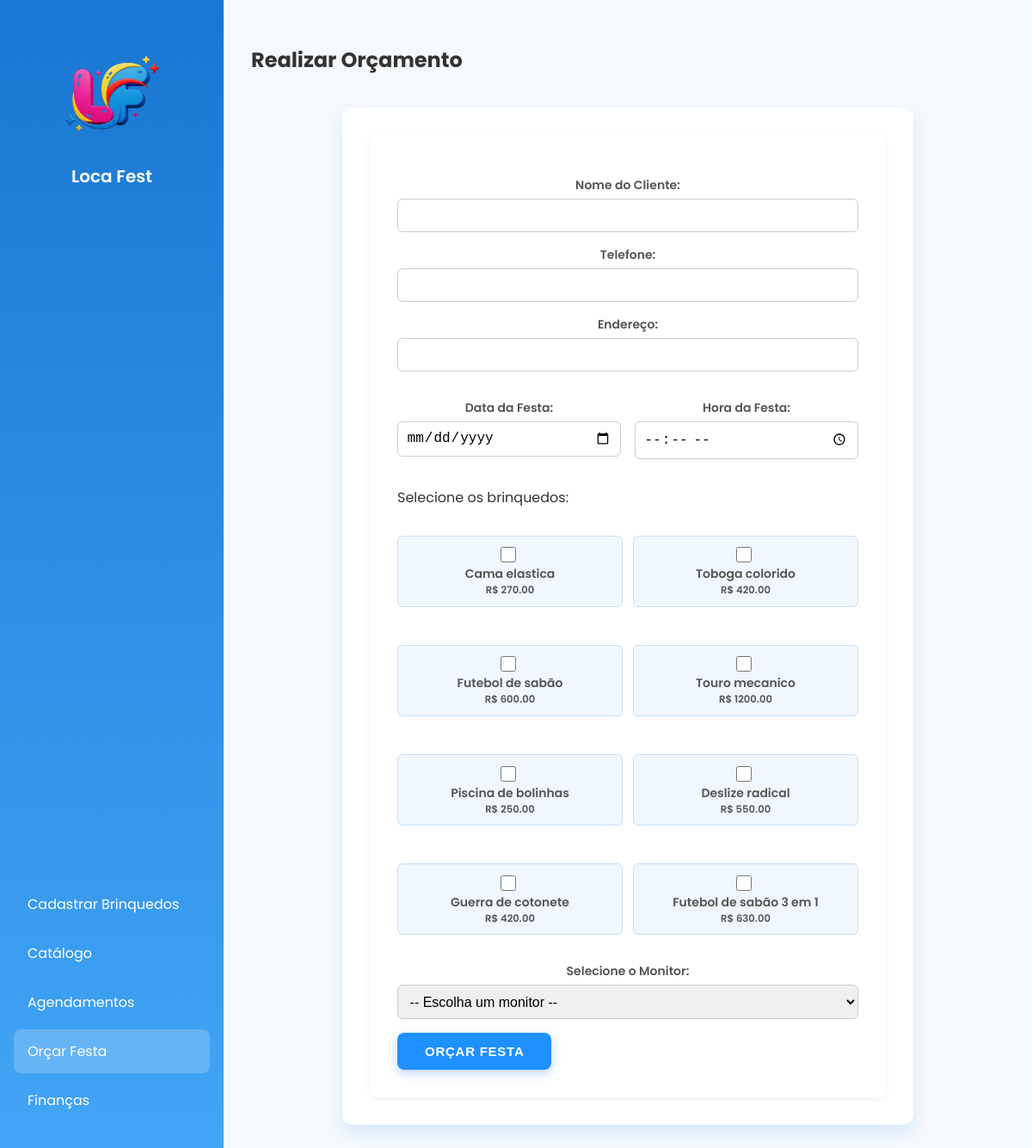
The page /orcamentos on the database its author committed.
### storage.py (models this page shows)
class Brinquedo(db.Model):
    id = db.Column(db.Integer, primary_key=True)
    nome = db.Column(db.String(100), nullable=False)
    tamanho = db.Column(db.String(50))
    preco = db.Column(db.Float, nullable=False)
    faixa_etaria = db.Column(db.String(50))
    caminho_imagem = db.Column(db.String(200))

### routes.py (the view, shortened to what this page needs)
@app.route('/orcamentos', methods=['GET', 'POST'])
def orcamentos():
    brinquedos = Brinquedo.query.all()
    monitores = Monitor.query.filter_by(disponibilidade=True).all()
    page_content = render_template('orcamentos.html', brinquedos=brinquedos, monitores=monitores)
    return render_template(
        'home.html',
        active_page='orcamentos',
        page_title='Realizar Orçamento',
        page_content=page_content
    )

### templates/orcamentos.html (shortened to what this page needs)
<div class="card">
  <form method="POST" class="form">
    <div class="left-column">
      <label>Nome do Cliente:
        <input type="text" name="nome_cliente" required>
      </label>
      <label>Telefone:
        <input type="text" name="telefone">
      </label>
      <label>Endereço:
        <input type="text" name="endereco">
      </label>
      <div style="display: flex; gap: 1rem;">
        <label style="flex: 1;">Data da Festa:
          <input type="date" name="data_festa" required style="width: 100%; box-sizing: border-box;">
        </label>
        <label style="flex: 1;">Hora da Festa:
          <input type="time" name="hora_festa" required style="width: 100%; box-sizing: border-box;">
        </label>
      </div>
    </div>
    <div class="right-column">
      <p class="label-sub">Selecione os brinquedos:</p>
      <div class="checkbox-group">
        {% for brinquedo in brinquedos %}
        <label class="checkbox-item">
          <input type="checkbox" name="brinquedos" value="{{ brinquedo.id }}">
          <span>{{ brinquedo.nome }}</span>
          <small>R$ {{ "%.2f"|format(brinquedo.preco) }}</small>
        </label>
        {% endfor %}
      </div>
    </div>
    <label>Selecione o Monitor:
      <select name="monitor_id" required>
        <option value="">-- Escolha um monitor --</option>
      </select>
    </label>
    <button type="submit" class="btn">Orçar Festa</button>
  </form>
</div>

### static/style.css (style rules this page uses)
body { margin: 0; font-family: 'Poppins', sans-serif; background: #f6f9fc; color: #333; }
.card { max-width: 500px; margin: 10px auto 0 auto; background: #fff; border-radius: 12px; box-shadow: 0 8px 24px rgba(0,0,0,0.12); font-family: 'Poppins', sans-serif; overflow: hidden; transition: transform 0.3s ease, box-shadow 0.3s ease; }
form label { display: block; margin-bottom: 16px; color: #374151; font-size: 14px; font-weight: 600; }
form input[type="text"], form input[type="number"], form input[type="file"], form select { width: 100%; padding: 10px 14px; font-size: 14px; border: 1.5px solid #d1d5db; border-radius: 8px; transition: border-color 0.3s, box-shadow 0.3s; box-sizing: border-box; }
.btn { display: inline-block; background-color: #1E90FF; color: white; padding: 12px 30px; font-size: 15px; border: none; border-radius: 10px; cursor: pointer; font-weight: 700; text-transform: uppercase; letter-spacing: 0.05em; transition: background-color 0.3s ease, box-shadow 0.3s ease; margin-top: 15px; box-shadow: 0 4px 12px rgba(37, 99, 235, 0.3); }
.card { max-width: 600px; margin: 18px auto 0 auto; padding: 2rem; background: white; border-radius: 12px; box-shadow: 0 10px 20px rgba(30, 144, 255, 0.15); transition: box-shadow 0.3s ease, transform 0.3s ease; }
label { margin-top: 1rem; font-size: 0.9rem; display: flex; align-items: center; cursor: pointer; }
label input[type="checkbox"] { margin-right: 8px; width: 18px; height: 18px; cursor: pointer; }
form > .btn { align-self: flex-start; margin-top: auto; }
.form { width: 100%; max-width: 600px; background: white; padding: 2rem; border-radius: 10px; box-shadow: 0 2px 10px rgba(0,0,0,0.05); box-sizing: border-box; display: flex; flex-direction: column; margin: 0 auto; }
.form label { margin-bottom: 1rem; font-weight: 600; color: #555; display: flex; flex-direction: column; }
.form input[type="text"], .form input[type="date"], .form input[type="time"], .form select { width: 100%; padding: 0.6rem; border-radius: 6px; border: 1px solid #ccc; margin-top: 0.3rem; font-size: 1rem; box-sizing: border-box; }
.checkbox-group { display: flex; flex-wrap: wrap; gap: 0.75rem; margin-top: 0.5rem; }
.checkbox-item { background: #f1f7ff; padding: 0.6rem 1rem; border-radius: 6px; border: 1px solid #c5e1fa; font-weight: 500; display: flex; align-items: center; cursor: pointer; flex: 1 1 45%; box-sizing: border-box; }
.checkbox-item input[type="checkbox"] { margin-right: 0.5rem; width: 18px; height: 18px; cursor: pointer; }
.btn { margin-top: 1.5rem; background-color: #1E90FF; color: white; border: none; padding: 0.8rem 2rem; border-radius: 8px; font-weight: 700; cursor: pointer; transition: background-color 0.3s ease; display: inline-block; }

### rows shown on the page
Brinquedo: nome "Cama elastica", preco "270.00"
Brinquedo: nome "Toboga colorido", preco "420.00"
Brinquedo: nome "Futebol de sabão", preco "600.00"
Brinquedo: nome "Touro mecanico", preco "1200.00"
Brinquedo: nome "Piscina de bolinhas", preco "250.00"
Brinquedo: nome "Deslize radical", preco "550.00"
Brinquedo: nome "Guerra de cotonete", preco "420.00"
Brinquedo: nome "Futebol de sabão 3 em 1", preco "630.00"

### other values the page prints
{{ page_title }} "Realizar Orçamento"
